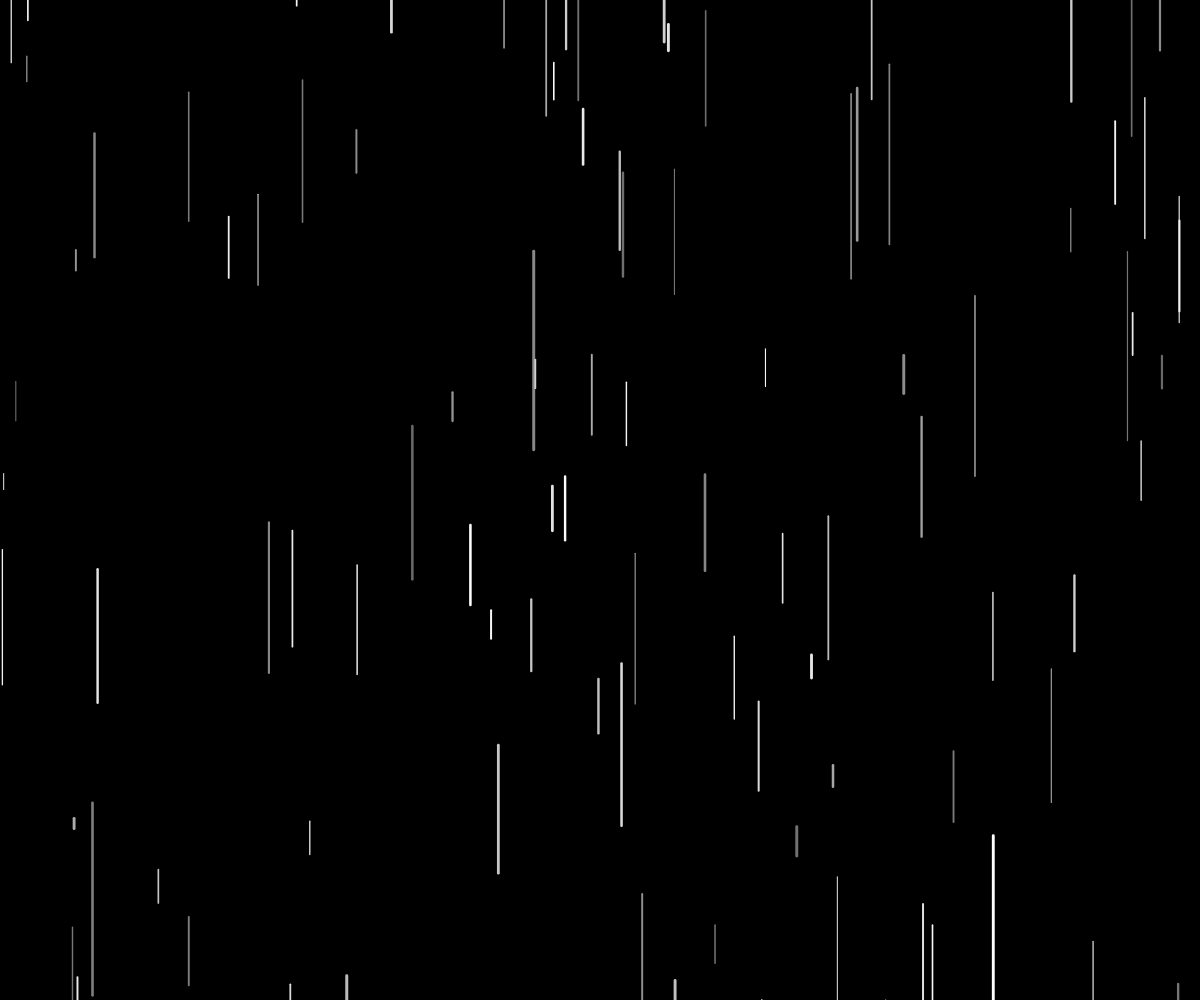
Frame 1 (no input)
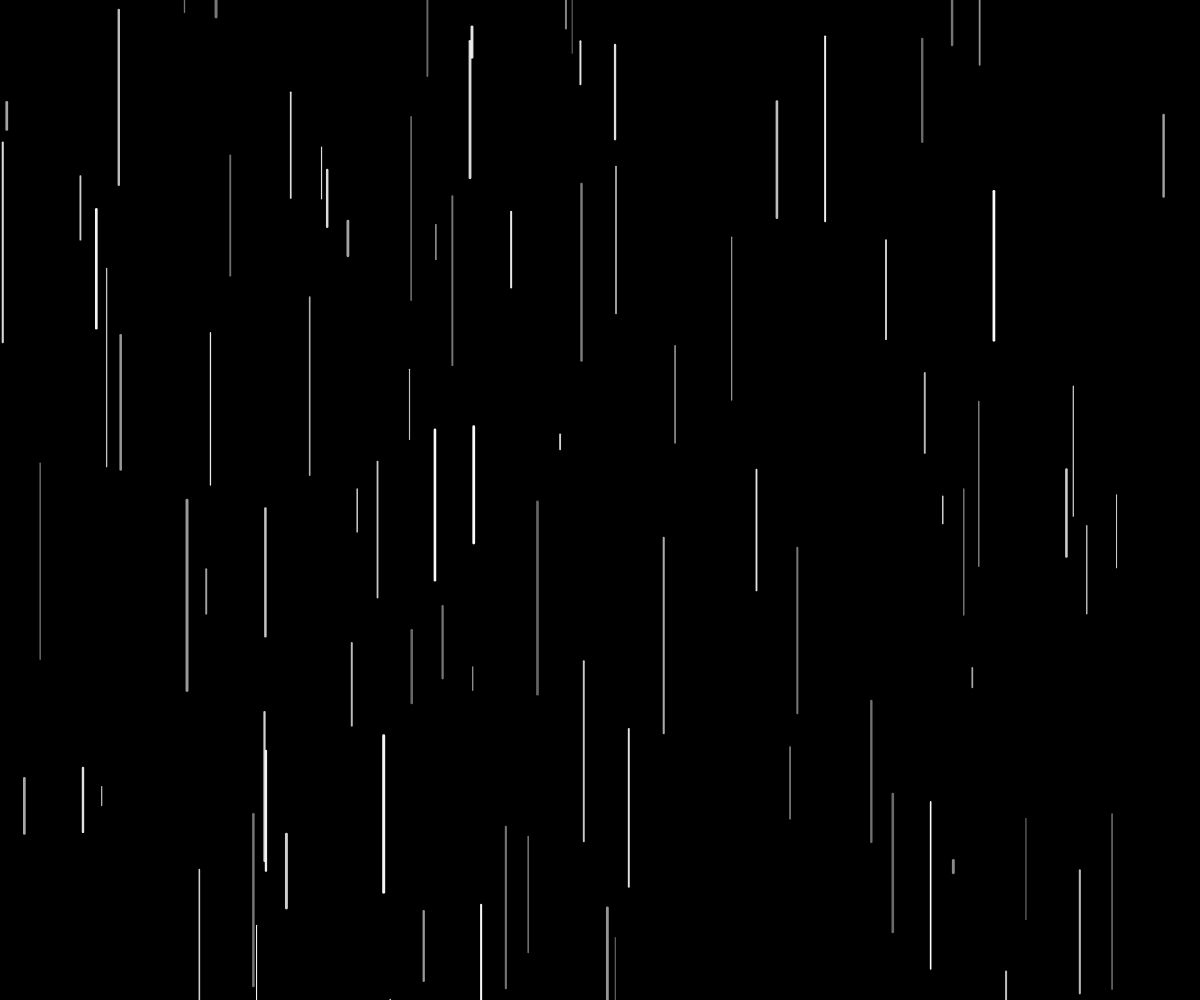
Frame 60 (no input)
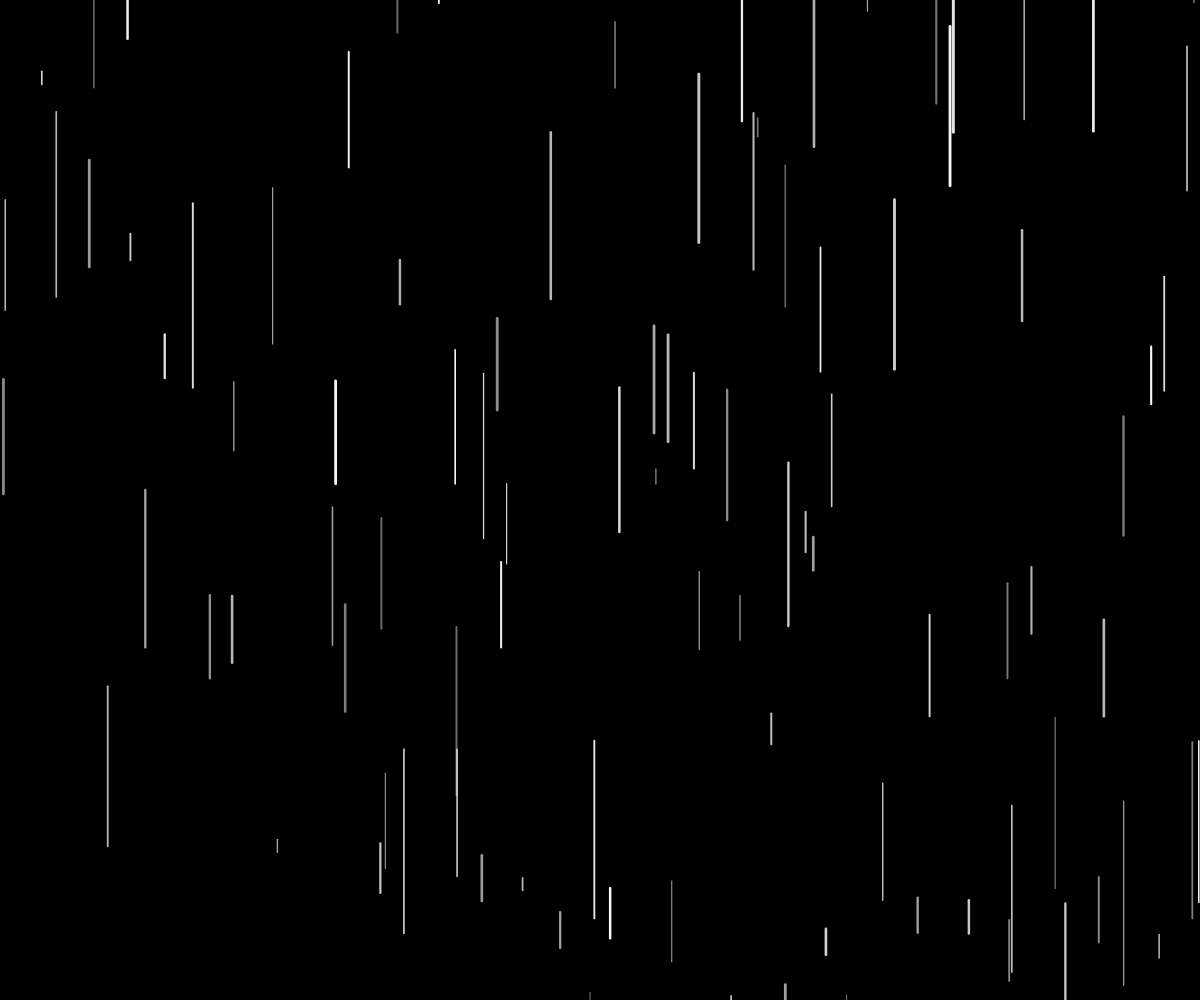
Frame 120 (the mouse pressed at the canvas centre since frame 60)

The p5.js sketch that drew these frames (run headless with seeded random() and noise() and a simulated clock; from frame 60 on, the mouse is pressed at the canvas centre):

// p5.js sketch
// ── sketch.js
function setup() {
	createCanvas(windowWidth, windowHeight)
}

function windowResized() {
	resizeCanvas(windowWidth, windowHeight)
}

function draw() {

	background(0, 0, 0)

	for (let i = 0; i < 100; i++) {

		let gocciaX = random(0, width)
		let gocciaY = random(-150, height)
		let gocciaL = random(10, 200)

		stroke(255, random(100, 255))
		strokeWeight(random(1, 3))

		line(gocciaX, gocciaY, gocciaX, gocciaY + gocciaL)

	}
}
